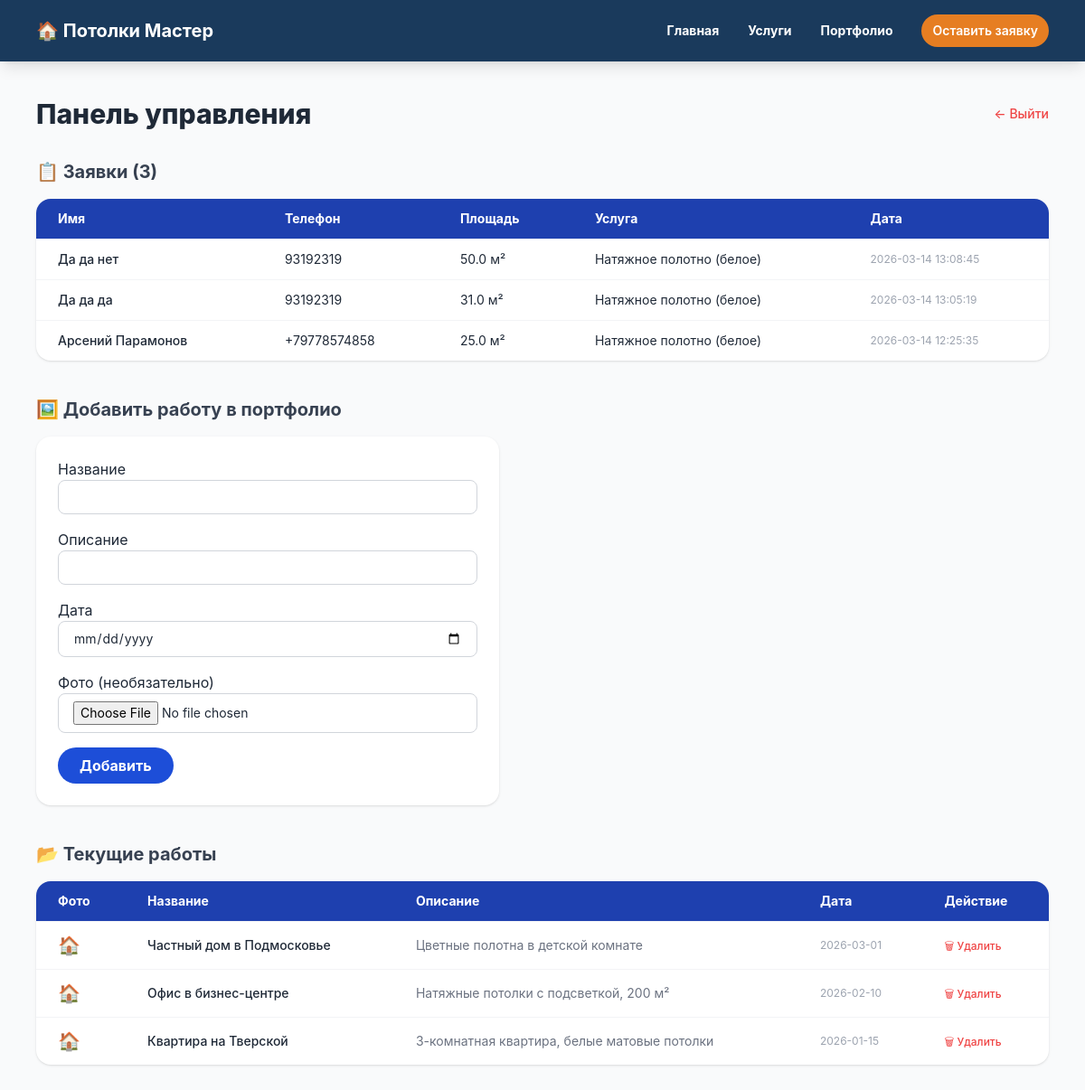
/admin (signed in), run on the app's committed database.
### tables this page shows
CREATE TABLE orders (
            id INTEGER PRIMARY KEY AUTOINCREMENT,
            name TEXT NOT NULL,
            phone TEXT NOT NULL,
            area REAL,
            service_id INTEGER,
            created_at TEXT DEFAULT CURRENT_TIMESTAMP
        );

CREATE TABLE services (
            id INTEGER PRIMARY KEY AUTOINCREMENT,
            name TEXT NOT NULL,
            price INTEGER NOT NULL,
            unit TEXT NOT NULL
        );

CREATE TABLE portfolio (
            id INTEGER PRIMARY KEY AUTOINCREMENT,
            title TEXT NOT NULL,
            description TEXT,
            date TEXT
        );

### app.py (the view)
@app.route('/admin')
@login_required
def admin():
    conn = get_db()
    orders = conn.execute('''
        SELECT orders.*, services.name as service_name
        FROM orders
        LEFT JOIN services ON orders.service_id = services.id
        ORDER BY orders.created_at DESC
    ''').fetchall()
    works = conn.execute('SELECT * FROM portfolio ORDER BY date DESC').fetchall()
    conn.close()
    return render_template('admin.html', orders=orders, works=works)

### app.py (called while the page is built)
def login_required(f):
    @wraps(f)
    def decorated(*args, **kwargs):
        if not session.get('logged_in'):
            return redirect(url_for('login'))
        return f(*args, **kwargs)
    return decorated

### database.py (called while the page is built)
def get_db():
    conn = sqlite3.connect('potolki.db')
    conn.row_factory = sqlite3.Row
    return conn

### templates/admin.html (shortened to what this page needs)
{% extends "base.html" %}
{% block content %}
<div class="flex justify-between items-center mb-8">
    <h1 class="text-3xl font-extrabold text-gray-800">Панель управления</h1>
    <a href="/logout" class="text-sm text-red-500 hover:text-red-700 font-medium transition">← Выйти</a>
</div>
<h2 class="text-xl font-bold text-gray-700 mb-4">📋 Заявки ({{ orders|length }})</h2>
<div class="bg-white rounded-2xl shadow overflow-hidden mb-10">
    <table class="w-full text-sm">
        <thead class="bg-blue-800 text-white">
            <tr>
                <th class="text-left px-6 py-3">Имя</th>
                <th class="text-left px-6 py-3">Телефон</th>
                <th class="text-left px-6 py-3">Площадь</th>
                <th class="text-left px-6 py-3">Услуга</th>
                <th class="text-left px-6 py-3">Дата</th>
            </tr>
        </thead>
        <tbody>
            {% for o in orders %}
            <tr class="border-t border-gray-100 hover:bg-blue-50 transition">
                <td class="px-6 py-3 font-medium">{{ o.name }}</td>
                <td class="px-6 py-3">{{ o.phone }}</td>
                <td class="px-6 py-3">{{ o.area }} м²</td>
                <td class="px-6 py-3">{{ o.service_name }}</td>
                <td class="px-6 py-3 text-gray-400 text-xs">{{ o.created_at }}</td>
            </tr>
            {% endfor %}
        </tbody>
    </table>
</div>
<h2 class="text-xl font-bold text-gray-700 mb-4">🖼️ Добавить работу в портфолио</h2>
<div class="bg-white rounded-2xl shadow p-6 mb-10 max-w-lg">
    <form method="POST" action="/admin/add_work" enctype="multipart/form-data" class="space-y-4">
        <div>
            Название</label>
            <input type="text" name="title" required
                class="w-full border border-gray-300 rounded-lg px-4 py-2 text-sm focus:outline-none focus:ring-2 focus:ring-blue-400">
        </div>
        <div>
            Описание</label>
            <input type="text" name="description"
                class="w-full border border-gray-300 rounded-lg px-4 py-2 text-sm focus:outline-none focus:ring-2 focus:ring-blue-400">
        </div>
        <div>
            Дата</label>
            <input type="date" name="date" required
                class="w-full border border-gray-300 rounded-lg px-4 py-2 text-sm focus:outline-none focus:ring-2 focus:ring-blue-400">
        </div>
        <div>
            Фото (необязательно)</label>
            <input type="file" name="photo" accept="image/*"
                class="w-full border border-gray-300 rounded-lg px-4 py-2 text-sm focus:outline-none focus:ring-2 focus:ring-blue-400">
        </div>
        <button type="submit"
            class="bg-blue-700 hover:bg-blue-800 text-white font-bold px-6 py-2 rounded-full transition">
            Добавить
        </button>
    </form>
</div>
<h2 class="text-xl font-bold text-gray-700 mb-4">📂 Текущие работы</h2>
<div class="bg-white rounded-2xl shadow overflow-hidden">
    <table class="w-full text-sm">
        <thead class="bg-blue-800 text-white">
            <tr>
                <th class="text-left px-6 py-3">Фото</th>
                <th class="text-left px-6 py-3">Название</th>
                <th class="text-left px-6 py-3">Описание</th>
                <th class="text-left px-6 py-3">Дата</th>
                <th class="text-left px-6 py-3">Действие</th>
            </tr>
        </thead>
        <tbody>
            {% for w in works %}
            <tr class="border-t border-gray-100 hover:bg-red-50 transition">
                <td class="px-6 py-3">
                    {% if w.photo %}
                    <img src="/static/uploads/{{ w.photo }}" class="w-12 h-12 object-cover rounded-lg">
                    {% else %}
                    <span class="text-gray-300 text-xl">🏠</span>
                    {% endif %}
                </td>
                <td class="px-6 py-3 font-medium">{{ w.title }}</td>
                <td class="px-6 py-3 text-gray-500">{{ w.description }}</td>
                <td class="px-6 py-3 text-gray-400 text-xs">{{ w.date }}</td>
                <td class="px-6 py-3">
                    <a href="/admin/delete_work/{{ w.id }}"
                        onclick="return confirm('Удалить?')"
                        class="text-red-500 hover:text-red-700 font-medium text-xs">
                        🗑 Удалить
                    </a>
                </td>
            </tr>
            {% endfor %}
        </tbody>
    </table>
</div>
{% endblock %}

### data on the page
orders: name "Да да нет", phone "93192319", area "50.0", service_name "Натяжное полотно (белое)", created_at "2026-03-14 13:08:45"
orders: name "Да да да", phone "93192319", area "31.0", service_name "Натяжное полотно (белое)", created_at "2026-03-14 13:05:19"
orders: name "Арсений Парамонов", phone "+79778574858", area "25.0", service_name "Натяжное полотно (белое)", created_at "2026-03-14 12:25:35"
portfolio: title "Частный дом в Подмосковье", description "Цветные полотна в детской комнате", date "2026-03-01"
portfolio: title "Офис в бизнес-центре", description "Натяжные потолки с подсветкой, 200 м²", date "2026-02-10"
portfolio: title "Квартира на Тверской", description "3-комнатная квартира, белые матовые потолки", date "2026-01-15"

### other printed values
{{ orders|length }} "3"
